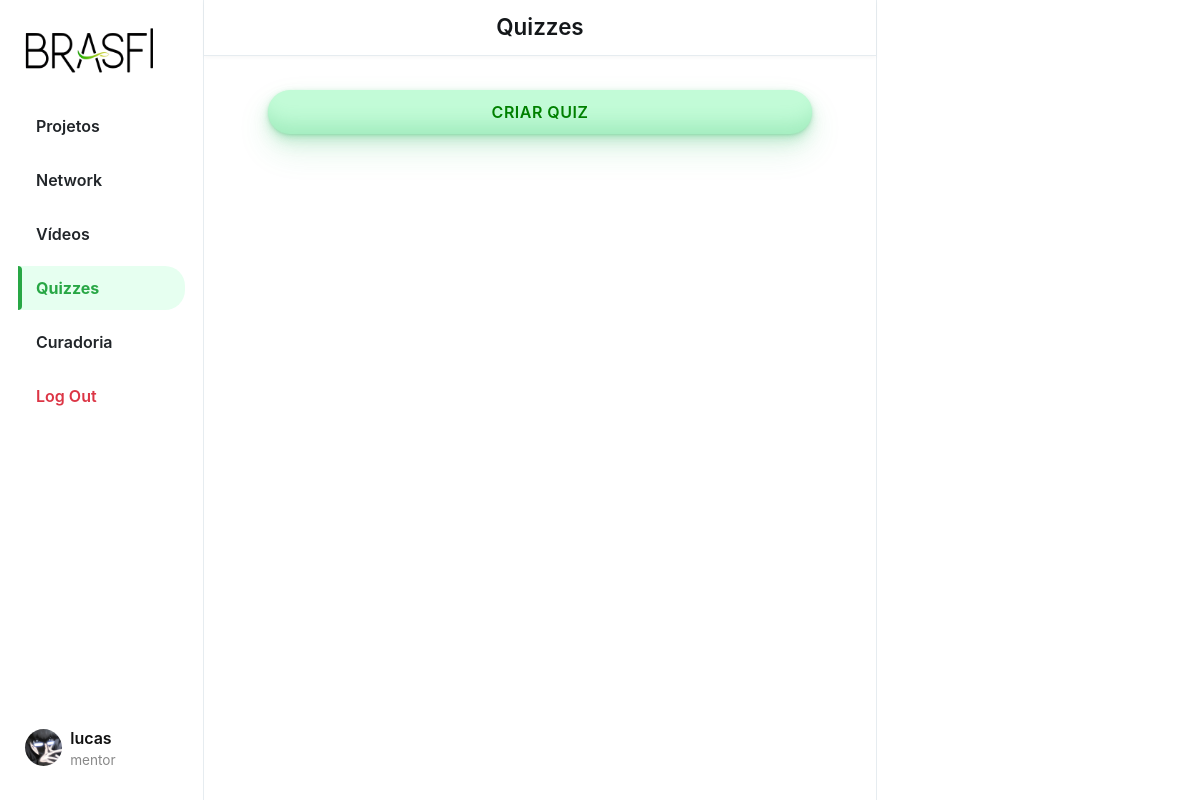
/quizzes (signed in), run on an earlier commit of the app's database.
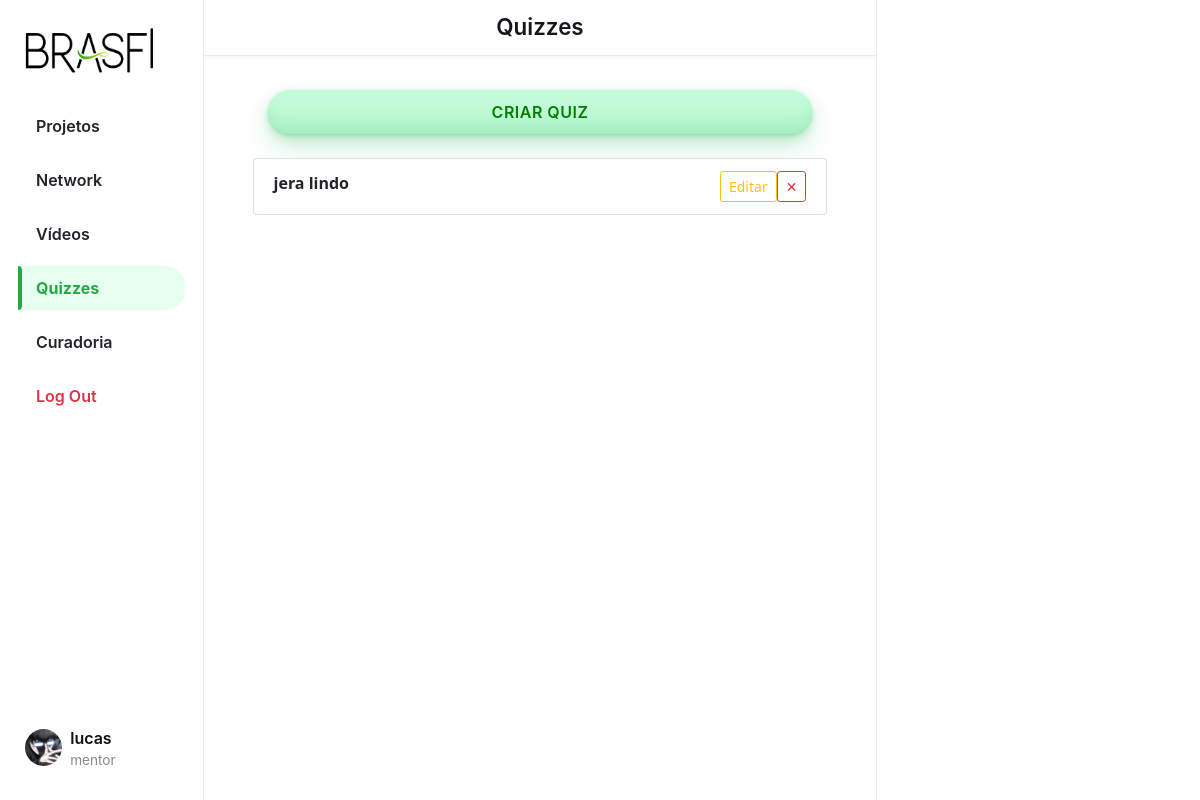
And on a later commit of the database.
### App_BRASFI/models.py (models this page shows, shortened)
class Quiz(models.Model):
    title = models.CharField(max_length=255)
    description = models.TextField(blank=True)
    created_at = models.DateTimeField(default=timezone.now)
    user = models.ForeignKey(User, on_delete=models.CASCADE, related_name="quizzes", null=True, blank=True)
    time_per_question = models.IntegerField(default=20)  # << NOVO

### App_BRASFI/views.py (the view)
# urls.py: path('quizzes', views.QuizzesView, name='quizzes'),
@login_required
def QuizzesView(request):
    quizzes = Quiz.objects.all().order_by('-id')
    user_results = QuizResult.objects.filter(user=request.user)
    quizzes_with_ranking = []
    for quiz in quizzes:
        item = {
            'quiz': quiz,
            'user_result': None,
            'ranking': []
        }
        if request.user.userType == 'aprendiz':
            item['user_result'] = QuizResult.objects.filter(user=request.user, quiz=quiz).first()
        if request.user.userType == 'mentor':
            item['ranking'] = quiz.results.order_by('-percentage')
        quizzes_with_ranking.append(item)
    return render(request, "quizzes.html", {
        "page": "quizzes",
        "quizzes_with_ranking": quizzes_with_ranking
    })

### App_BRASFI/templates/quizzes.html (shortened to what this page needs)
{% extends "layout.html" %}
{% load static %}
{% block body %}
{% if user.userType == "mentor" %}
    <button id="popup-btn" class="btn new-post-btn" onclick="createquiz()">Criar Quiz</button>
{% endif %}
<div class="container mt-4">
    <ul class="list-group" id="quiz-list">
        {% for item in quizzes_with_ranking %}
            <li class="list-group-item d-flex justify-content-between align-items-start flex-column" data-id="{{ item.quiz.id }}">
                <div class="d-flex w-100 justify-content-between">
                    <div>
                        <strong>{{ item.quiz.title }}</strong>
                    </div>
                    <div class="d-flex align-items-center gap-1">
                        {% if user.userType == "mentor" %}
                            <a href="{% url 'App_BRASFI:edit_quiz' item.quiz.id %}" class="btn btn-sm btn-outline-warning">Editar</a>
                            <button class="btn btn-sm btn-outline-danger" onclick="deleteQuiz('{{ item.quiz.id }}')">✕</button>
                        {% elif user.userType == "aprendiz" %}
                            <a href="{% url 'App_BRASFI:play_quiz' item.quiz.id %}" class="btn btn-sm btn-outline-primary">Executar</a>
                        {% endif %}
                    </div>
                </div>
            </li>
        {% endfor %}
    </ul>
</div>
{% endblock %}

What changed in the data, as far as the page shows it:
added Quiz: quiz "jera lindo"
